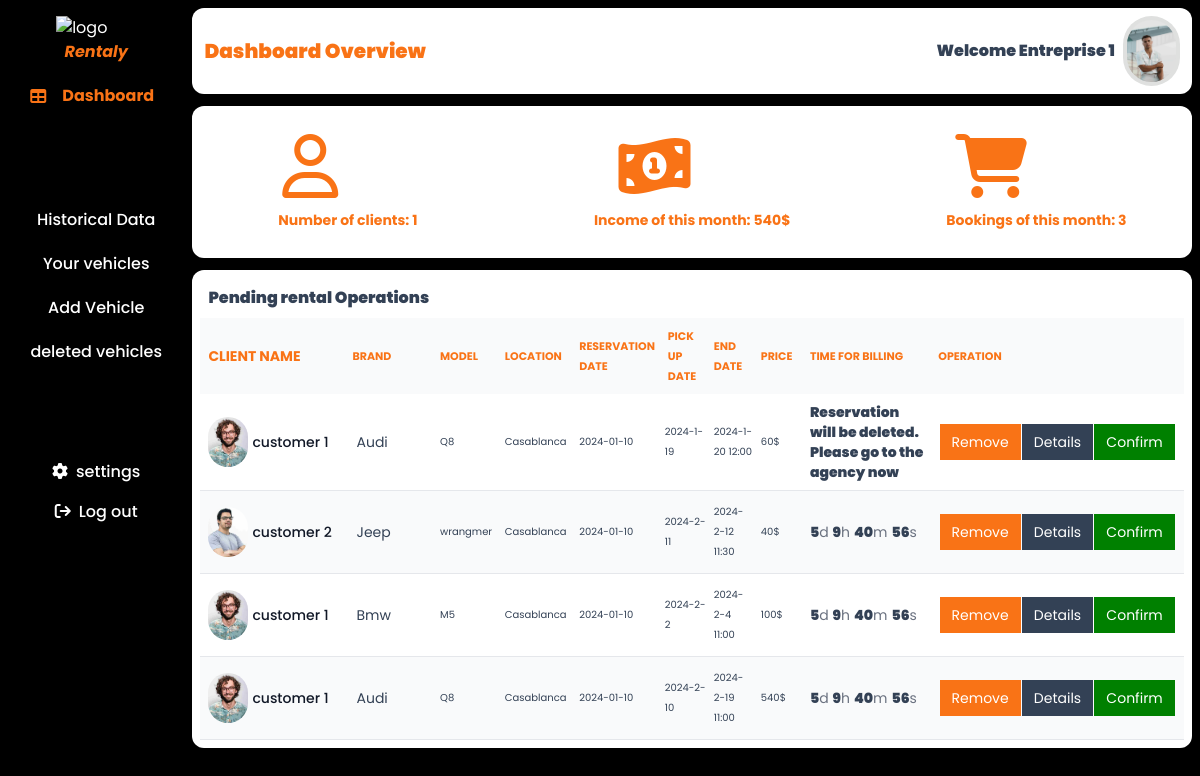
Page /admin_area/dashboard.php?user_id=1 on the committed database.
### tables this page shows
CREATE TABLE IF NOT EXISTS `users` (
  `user_id` int(11) NOT NULL AUTO_INCREMENT,
  `first_name` varchar(255) DEFAULT NULL,
  `last_name` varchar(255) DEFAULT NULL,
  `phone_number` varchar(255) DEFAULT NULL,
  `role` varchar(255) DEFAULT NULL,
  `email` varchar(255) DEFAULT NULL,
  `profile_image` varchar(255) DEFAULT NULL,
  `username` varchar(255) DEFAULT NULL,
  `user_password` varchar(255) DEFAULT NULL,
  `responsable_id` int(11) DEFAULT NULL,
  PRIMARY KEY (`user_id`),
  KEY `responsable_id` (`responsable_id`)
);

CREATE TABLE IF NOT EXISTS `rental_operations` (
  `rental_operations_id` int(11) NOT NULL AUTO_INCREMENT,
  `user_id` int(11) DEFAULT NULL,
  `car_id` int(11) DEFAULT NULL,
  `start_date` varchar(100) DEFAULT NULL,
  `end_date` varchar(100) DEFAULT NULL,
  `global_price` varchar(100) DEFAULT NULL,
  `reservation_date` varchar(100) NOT NULL,
  `status_operation_rental` varchar(100) NOT NULL,
  `agency_entreprise_id` int(11) DEFAULT NULL,
  `confirmation_date` varchar(100) DEFAULT NULL,
  PRIMARY KEY (`rental_operations_id`),
  KEY `user_id` (`user_id`),
  KEY `car_id` (`car_id`),
  KEY `fk_agency_entreprise_id` (`agency_entreprise_id`)
);

CREATE TABLE IF NOT EXISTS `cars` (
  `car_id` int(11) NOT NULL AUTO_INCREMENT,
  `model` varchar(100) DEFAULT NULL,
  `brand` varchar(100) DEFAULT NULL,
  `year` varchar(100) DEFAULT NULL,
  `car_registration_number` varchar(100) DEFAULT NULL,
  `fuel_type` varchar(100) DEFAULT NULL,
  `seating_seat` int(11) DEFAULT NULL,
  `mileage` int(11) DEFAULT NULL,
  `price` int(11) DEFAULT NULL,
  `number_of_horses` int(11) DEFAULT NULL,
  `kind_of_vehicle` varchar(100) NOT NULL,
  `status` varchar(100) NOT NULL,
  `agence_location_id` int(11) DEFAULT NULL,
  `is_deleted` varchar(100) NOT NULL,
  PRIMARY KEY (`car_id`),
  KEY `agence_location_id` (`agence_location_id`)
);

CREATE TABLE IF NOT EXISTS `agency_location` (
  `agence_location_id` int(11) NOT NULL AUTO_INCREMENT,
  `location` varchar(255) DEFAULT NULL,
  `agency_entreprise_id` int(11) DEFAULT NULL,
  `adress` varchar(100) NOT NULL,
  PRIMARY KEY (`agence_location_id`),
  KEY `agency_entreprise_id` (`agency_entreprise_id`)
);

### functions/functions.php (the view, shortened to what the rows shown need)
<?php
        function dashboardInformations($connect,$line,$admin_id,$rentalAgencyId){
            $reservationDate=$line['reservation_date'];
            $startDate=$line['start_date'];
            $reservationDate=explode(' ',$reservationDate)[0];
            $startDate=explode(' ',$startDate)[0];
            $date1=new DateTime($reservationDate);
            $date2=new DateTime($startDate);
            $dateDifference=$date1->diff($date2);
            $differenceOfDays=$dateDifference->days;
            $client_id=$line['user_id'];
            $query="SELECT first_name,last_name,profile_image FROM users WHERE user_id=$client_id";
            $result=mysqli_query($connect,$query);
            $informationsClient=mysqli_fetch_assoc($result);
            $car_id=$line['car_id'];
            $query="SELECT brand,model,agence_location_id FROM cars WHERE car_id=$car_id";
            $result=mysqli_query($connect,$query);
            $informationsCars=mysqli_fetch_assoc($result);
            $id=$informationsCars['agence_location_id'];
            $query="SELECT location FROM agency_location WHERE agence_location_id=$id";
            $result=mysqli_query($connect,$query);
            $city=mysqli_fetch_assoc($result);
            echo '
            <tr class="odd:bg-white odd:dark:bg-gray-900 even:bg-gray-50 even:dark:bg-gray-800 border-b dark:border-gray-700 parent">
                                <th scope="row" class="px-2 py-4 font-medium text-gray-900 whitespace-nowrap dark:text-white" colspan="2">
                                    <div class="w-full flex items-center gap-1">
                                        <img src="'.$informationsClient['profile_image'].'" alt="" style="width:50px;height:50px;" class="rounded-full basis-[30%]  object-center filter brightness-200">
                                        <p class="mr-2">'.$informationsClient['first_name'].' '.$informationsClient['last_name'].'</p>
                                    </div>
                                </th>
                                <td class="px-10 py-3 text-sm "  style="width:1%;">
                                    <p class="text-sm text-blue ml-1 " style="width:100%;">'.$informationsCars['brand'].'</p>
                                </td>
                                <td class="px-1 py-2 text-sm "  style="width:1%;">
                                    <p class=" text-blue" style="width:100%;font-size:10px;">'.$informationsCars['model'].'</p>
                                </td>
                                <td class="px-1 py-2 text-sm "  style="width:1%;">
                                    <p class=" text-blue" style="width:100%;font-size:10px;">'.$city['location'].'</p>
                                </td>
                                <td class="px-1 py-2 text-sm "  style="width:1%;font-size:10px;">
                                    <p class=" difference text-4xl bg-orange hidden">'.$differenceOfDays.'</p>
                                    <p class=" text-blue reservation-date w-full" style="width:100%;font-size:10px;">'.$reservationDate.'</p>
                                </td>
                                <td class=" py-2 "  style="width:1%;">
                                    <p class=" text-blue start-date w-full" style="width:100%;font-size:10px;">'.$startDate.'</p>
                                </td>
                                <td class="px-1 py-2"  style="width:1%">
                                    <p class=" text-blue w-full" style="width:100%;font-size:10px;">'.$line['end_date'].'</p>
                                </td>
                                <td class="px-1 py-2"  style="width:1%">
                                    <p class=" text-blue w-full" style="width:100%;font-size:10px;">'.$line['global_price'].'$</p>
                                </td>
                                <td class="px-1 py-2 text-sm "  style="width:2%;">
                                   <p class=" message w-full"><span class="days font-black text-md text-blue">00</span>d<span class="hours ml-1 font-black text-md text-blue">00</span>h<span class="minutes ml-1 font-black text-md text-blue">00</span>m<span class="secondes ml-1 font-black text-md text-blue">00</span>s</p>
                                </td>
                                <td class="px-2 py-3 text-sm "  style="width:1%;" colspan="3">
                                  <div class="flex  w-full justify-evenly">
                                    <a href="./remove.php?rental_operations_id='.$line['rental_operations_id'].'&user_id='.$admin_id.'" class="block px-3 py-2  text-white bg-orange   transition duration-100 ease-in-out hover:scale-110">Remove</a>
                                    <a href="./details.php?client='.$line['user_id'].'&user_id='.$admin_id.'&car_id='.$car_id.'&rental_agency_id='.$rentalAgencyId.'" class="block  px-3 py-2 text-white bg-blue  transition duration-100 ease-in-out hover:scale-110">Details</a>
                                    <a href="./confirmation.php?rental_operations_id='.$line['rental_operations_id'].'&car_id='.$car_id.'&user_id='.$admin_id.'" class="block  px-3 py-2 text-white   transition duration-100 ease-in-out hover:scale-110" style="background-color:green">Confirm</a>
                                    </div>
                                </td>
                            </tr>';
        }

### admin_area/dashboard.php (shortened to what the rows shown need)
<?php
    include '../includes/connect.php';
    include '../functions/functions.php';
    if(isset($_GET['user_id'])){
        $user_id=$_GET['user_id'];
    }
    $query="SELECT agency_entreprise_id FROM agency_entreprise WHERE leader=$user_id";
    $result=mysqli_query($connect,$query);
    $result=mysqli_fetch_assoc($result);
    $rentalAgencyId=$result['agency_entreprise_id'];
    $query="SELECT first_name,last_name,profile_image FROM users WHERE user_id=$user_id";
    $result=mysqli_query($connect,$query);
    $result=mysqli_fetch_assoc($result);
    $image=$result['profile_image'];
    $firstName=$result['first_name'];
    $lastName=$result['last_name'];
    $query="SELECT * FROM rental_operations WHERE agency_entreprise_id='$rentalAgencyId' AND status_operation_rental='pending' ORDER BY rental_operations_id DESC";
    $result=mysqli_query($connect,$query);
    $row=mysqli_num_rows($result);
?>
<!DOCTYPE html>
<html lang="en">
<head>
    <link rel="stylesheet" href="../style.css">
    <link rel="stylesheet" href="../output.css">
    <link rel="stylesheet" href="https://cdnjs.cloudflare.com/ajax/libs/font-awesome/6.5.1/css/all.min.css"/>
</head>
<body class="text-white">
    <div class="flex w-full min-h-screen bg-black gap-2 p-2 relative">
        <div class="basis-[85%]">
            <div class="bg-white text-right py-2 px-3 rounded-xl sticky top-0 right-0 z-50 w-full">
                <div class="flex justify-between items-center">
                     <h1 class="text-orange text-xl font-black">Dashboard Overview</h1>
                    <div class="flex items-center justify-between w-[30%]">
                        <?php
                            echo'<h1 class=" basis-[80%] mr-2 text-blue font-black">Welcome '.ucwords($firstName).' '.ucwords($lastName).'</h1>';
                        ?>
                        <div class="bg-grey basis-[20%] rounded-full p-1" style="height:70px;">
                            <img src="<?php echo '../images_profile/' . $image; ?>" alt="" class="filter brightness-100 rounded-full object-cover h-full" width="100%" height="100%">
                        </div>
                    </div>
                </div>
            </div>
                <div class="flex justify-between w-full  gap-2 mt-3 relative">
                    <div class="w-full">
                        <div class="bg-white mt-3 w-full rounded-xl p-2">
                            <table class="w-full text-sm text-left rtl:text-right text-gray-500 dark:text-gray-400 overflow-hidden">
                                <thead class="text-xs text-orange uppercase bg-gray-50 dark:bg-gray-700 dark:text-gray-400">
                            <tr>
                                <th class="px-2 py-3 text-sm"  style="width:1%;" colspan="2">
                                    <p class="text-sm w-1/2 " style="width:100%;">Client name</p>
                                </th>
                                <th class="px-10 py-3 text-sm "  style="width:1%;" >
                                    <p class="text-sm w-1/2 " style="width:100%;font-size:11px;">Brand</p>
                                </th>
                                <th class="px-1 py-2 text-sm "  style="width:1%;">
                                    <p class="text-sm w-1/2 " style="width:100%;font-size:11px;">model</p>
                                </th>
                                <th class="px-1 py-2 text-sm "  style="width:1%;">
                                    <p class="text-sm w-1/2 " style="width:100%;font-size:11px;">location</p>
                                </th>
                                <th class="px-1 py-2 text-sm "  style="width:1%;">
                                    <p class="text-sm w-1/2 " style="width:100%;font-size:11px;">reservation date</p>
                                </th>
                                <th class="px-1 py-2 text-sm "  style="width:2%;">
                                    <p class="text-sm w-1/2 " style="width:100%;font-size:11px;">pick Up date</p>
                                </th>
                                <th class="px-1 py-2 text-sm "  style="width:2%;">
                                    <p class="text-sm w-1/2 " style="width:100%;font-size:11px;">end date</p>
                                </th>
                                <th class="px-1 py-2 text-sm "  style="width:2%;">
                                    <p class="text-sm w-1/2 " style="width:100%;font-size:11px;">Price</p>
                                </th>
                                <th class="px-1 py-2 text-sm "  style="width:2%;">
                                    <p class="text-sm w-1/2 " style="width:100%;font-size:11px;">Time for billing</p>
                                </th>
                                <th class="px-2 py-3 text-sm "  style="width:1%;" colspan="3">
                                    <p class="text-sm w-1/2 " style="width:100%;font-size:11px;">operation</p>
                                </th>
                            </tr>
                        </thead>
                        <tbody>
                            <?php
                                if($row>0){
                                    while($line=mysqli_fetch_assoc($result)){
                                        dashboardInformations($connect,$line,$user_id,$rentalAgencyId);
                                    }
                                }
                            ?>
                        </tbody>
                </table>
                        </div>
                    </div>
                </div>
            </div>
        </div>
</body>
</html>

### rows in the picture
users: first_name "Entreprise", last_name "1", profile_image (picture)
rental_operations: user.profile_image (picture), user.first_name "customer", user.last_name "1", car.brand "Audi", car.model "Q8", agency_location.location "Casablanca", reservation_date "2024-01-10", start_date "2024-1-19", end_date "2024-1-20 12:00", global_price "60"
rental_operations: user.profile_image (picture), user.first_name "customer", user.last_name "2", car.brand "Jeep", car.model "wrangmer", agency_location.location "Casablanca", reservation_date "2024-01-10", start_date "2024-2-11", end_date "2024-2-12 11:30", global_price "40"
rental_operations: user.profile_image (picture), user.first_name "customer", user.last_name "1", car.brand "Bmw", car.model "M5", agency_location.location "Casablanca", reservation_date "2024-01-10", start_date "2024-2-2", end_date "2024-2-4 11:00", global_price "100"
rental_operations: user.profile_image (picture), user.first_name "customer", user.last_name "1", car.brand "Audi", car.model "Q8", agency_location.location "Casablanca", reservation_date "2024-01-10", start_date "2024-2-10", end_date "2024-2-19 11:00", global_price "540"

### other values in the picture
$valueBookings "1"
$valueIncome['SUM(global_price)'] "540"
$valueBookings "3"
